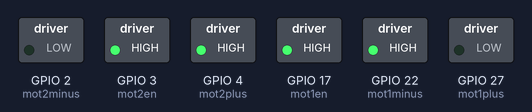
This program was run on a simulated Raspberry Pi (BCM pin numbers). Parts: switched loads named in the program (green lamp = pin HIGH).

Above: at 0.1 s.
At 2.1 s:
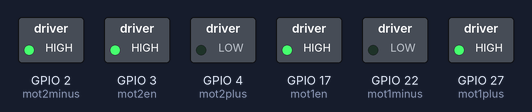
At 4.1 s:
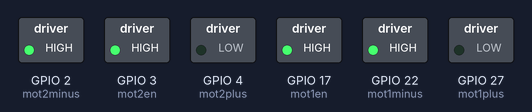
At 6.1 s:
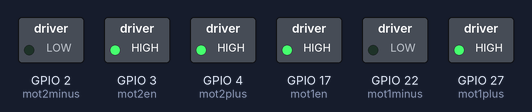
At 8.1 s:
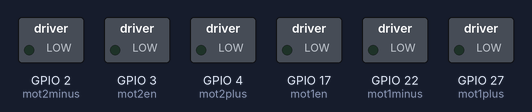
Timing chart, 0 to 9.6 s (numbered marks = the images above):
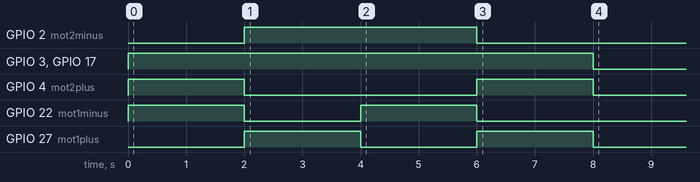

The program:

Plate_Demo.py
```python
import RPi.GPIO as GPIO
import lirc
import time
import os

#Pin assignments for various signals, following BCM convention
GPIO.setmode(GPIO.BCM)
GPIO.setwarnings(False)		#disable warnings
mot1en = 17
mot1plus = 27
mot1minus = 22
mot2en = 3
mot2plus = 4
mot2minus = 2

allpins = [mot1en, mot1plus, mot1minus, mot2en, mot2plus, mot2minus]

GPIO.setup(allpins, GPIO.OUT)

def stop():
	''' Just cuts all power to motors'''
	GPIO.output(allpins, 0)

def forward(delay):
	''' Moves motors forward for delay seconds'''
	GPIO.output([mot1en, mot1minus, mot2en, mot2plus], 1)
	time.sleep(delay)
	stop()

def backward(delay):
	''' Moves motors backward for delay seconds'''
	GPIO.output([mot1en, mot1plus, mot2en, mot2minus], 1)
	time.sleep(delay)
	stop()

def left(delay):
	''' Moves motors to the left for delay seconds'''
	GPIO.output([mot1en, mot1minus, mot2en, mot2minus], 1)
	time.sleep(delay)
	stop()

def right(delay):
	''' Moves motors to the right for delay seconds'''
	GPIO.output([mot1en, mot1plus, mot2en, mot2plus], 1)
	time.sleep(delay)
	stop()

if __name__ == '__main__':
	stop()
	#I'm alive
	forward(2)
	backward(2)
	left(2)
	right(2)

	#Start grabbing information from LIRC
	sockid = lirc.init("myprogram", blocking = False)

	while True:
		result = lirc.nextcode()		#Returns a list
		if result == []:			#Check for empty list
			command = 'empty'
		else:
			command = result[0]

		if command == 'forward':
			forward(0.5)
		elif command == 'back':
			backward(0.5)
		elif command == 'left':
			left(0.5)
		elif command == 'right':
			right(0.5)
		elif command == 'power':
			break
		else:
			continue
	lirc.deinit()
	os.system('shutdown now')
```
